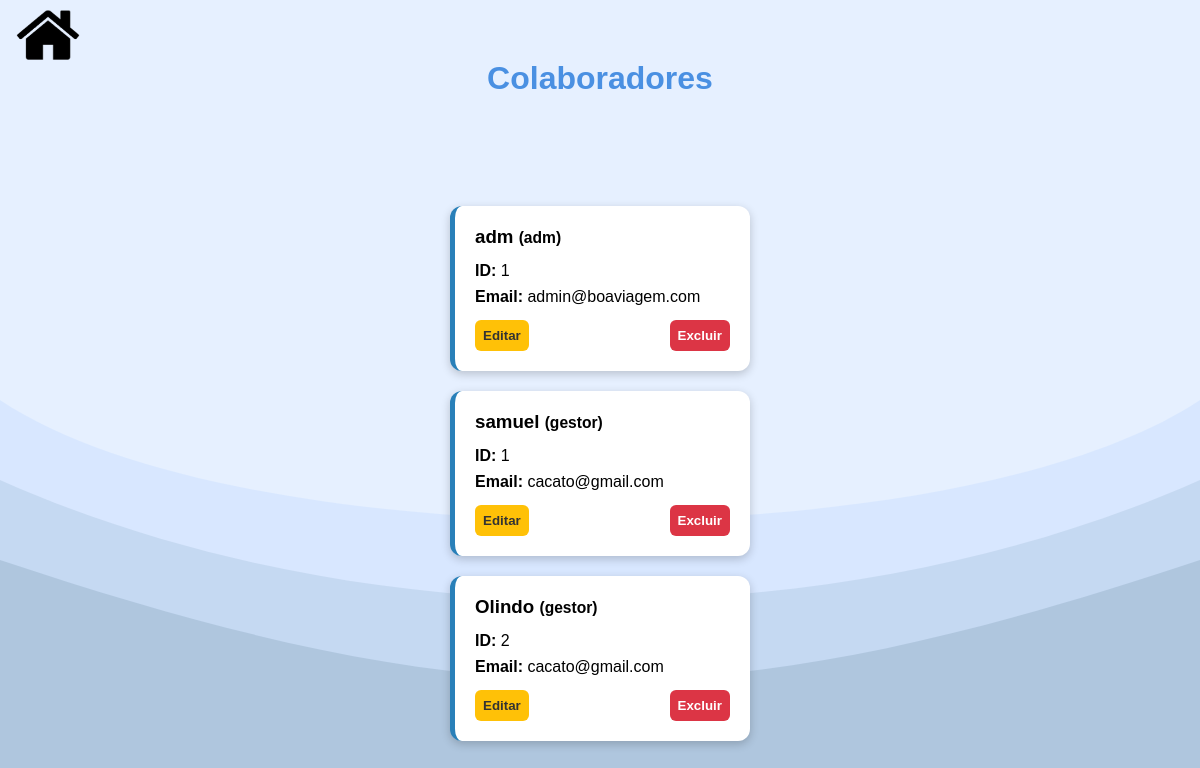
The app's page /adm/colaboradores (signed in), older data.
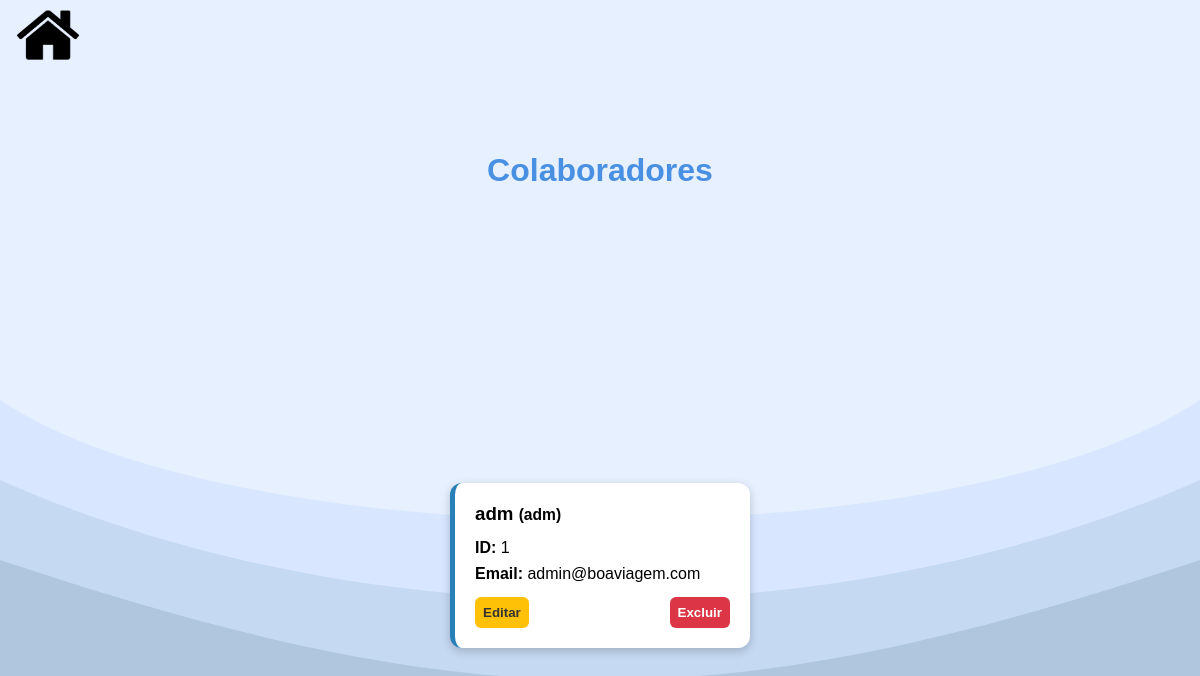
The same page, newer data.
### Database/models/adm.py (models this page shows)
class Adm(BaseModel):
    id_adm = AutoField()
    nome = CharField(max_length=150)
    email = CharField(max_length=150)
    senha = CharField(max_length=255)
    criado_em = DateTimeField(default=datetime.datetime.now)
    class Meta:
        table_name = "adm"

### Database/models/gestor.py (models this page shows)
class Gestor(BaseModel):
    id_gestor = AutoField()
    nome = CharField(max_length=150)
    email = CharField(max_length=150)
    senha = CharField(max_length=255)
    criado_em = DateTimeField(default=datetime.datetime.now)
    atualizado_em = DateTimeField(default=datetime.datetime.now)
    class Meta:
        table_name = "gestor"

### routes/adm.py (the view, shortened to what this page needs)
@rota_adm.route('/colaboradores', methods=['GET'])
def ver_colaboradores():
    check = validar_adm()
    if check:
        return check
    administradores = list(Adm.select().dicts())
    cuidadores = list(Cuidadores.select().dicts())
    gestores = list(Gestor.select().dicts())
    colaboradores = []
    for adm in administradores:
        colaboradores.append({
            'id': adm['id_adm'],
            'nome': adm['nome'],
            'cargo': 'adm',
            'email': adm.get('email', ''),
            'telefone': '',
            'turno': '',
            'data_contratacao': adm.get('criado_em')
        })
    for g in gestores:
        colaboradores.append({
            'id': g['id_gestor'],
            'nome': g['nome'],
            'cargo': 'gestor',
            'email': g['email'],
            'telefone': '',
            'turno': '',
            'data_contratacao': g.get('criado_em')
        })
    return render_template('adm/vercolaborador.html',colaboradores=colaboradores)

### utils.py (called while the page is built)
def validar_adm():
    if 'cargo' not in session:
        return redirect(url_for('home.login'))
    if session.get("cargo") != "adm":
        return redirect(url_for('home.login'))
    return None

### templates/adm/vercolaborador.html (shortened to what this page needs)
<!doctype html>
<html lang="pt-br">
<head>
    <link href='https://unpkg.com/boxicons@2.1.4/css/boxicons.min.css' rel='stylesheet'>
    <link rel="stylesheet" href="{{ url_for('static', filename='css/vercolaborador.css') }}">
</head>
<body>
    <div class="top-bar">
        <div class="nav-group">
            <a href="{{ url_for('adm.painel') }}" class="nav-btn">
                <img src="{{ url_for('static', filename='img/menu.png') }}" class="nav-icon">
            </a>
        </div>
    </div>
    <h1>Colaboradores</h1>
    <div class="grid-container">
        {% for colab in colaboradores %}
        <div class="card {{ colab.cargo }}">
            <h3>{{ colab.nome }} <small>({{ colab.cargo }})</small></h3>
            <p><strong>ID:</strong> {{ colab.id }}</p>
            {% if colab.email %}<p><strong>Email:</strong> {{ colab.email }}</p>{% endif %}
            <div class="buttons">
                <form action="{{ url_for('adm.editar_colaborador', cargo=colab.cargo, id=colab.id) }}" method="get"
                    style="display:inline-block;">
                    <button type="submit" class="edit-btn">Editar</button>
                </form>
                <form action="{{ url_for('adm.excluir_colaborador', cargo=colab.cargo, id=colab.id) }}" method="post"
                    style="display:inline-block;"
                    onsubmit="return confirm('Tem certeza que deseja excluir o colaborador {{ colab.nome }}?');">
                    <button type="submit" class="delete-btn">Excluir</button>
                </form>
            </div>
        </div>
        {% endfor %}
    </div>
</body>
</html>

Row changes from the older to the newer data that the page shows:
removed Gestor: nome "samuel", cargo "gestor", id "1", email "cacato@gmail.com"
removed Gestor: nome "Olindo", cargo "gestor", id "2", email "cacato@gmail.com"
